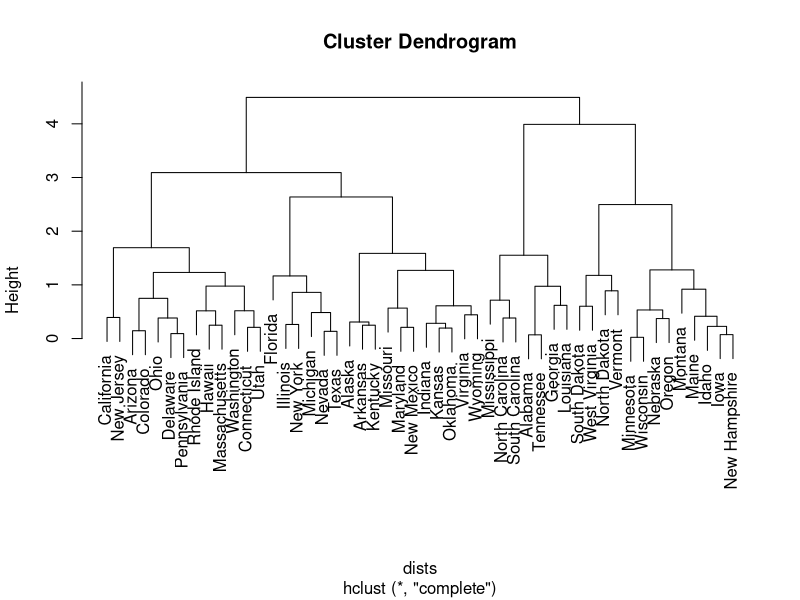
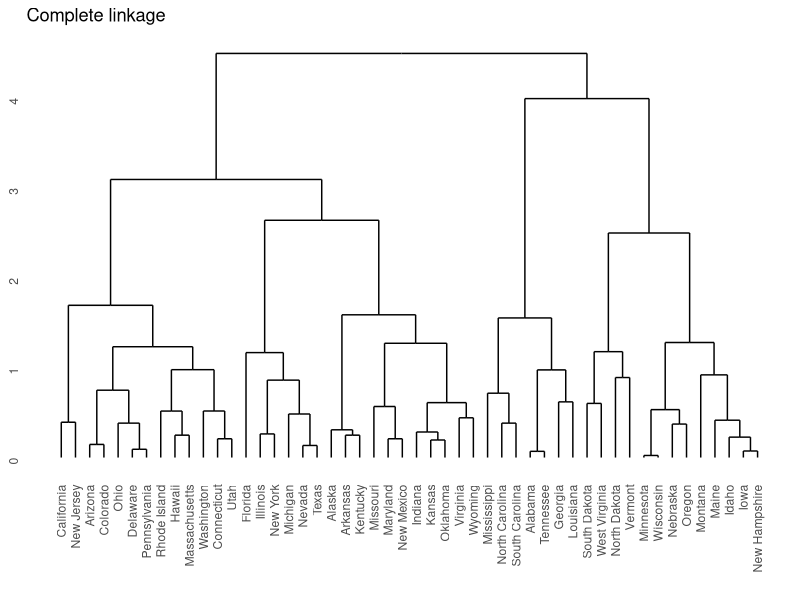

Recreate these plots in R, in order.
## ---- chunk 1
library(tidyverse)
## ---- chunk 2
data("USArrests")
usarrests <- USArrests %>%
  select(Murder, UrbanPop) %>%
  mutate_all(scale)

dists <- dist(usarrests)
hc_complete <- hclust(d = dists, method = "complete")
## ---- chunk 3
plot(hc_complete)
## ---- chunk 4
library(ggdendro)
ggdendrogram(hc_complete) +
  ggtitle("Complete linkage")
## ---- chunk 5
k <- 3
hclusts <- cutree(hc_complete, k = k)
hclusts
## ---- chunk 6
table(hclusts)
## ---- chunk 7
set.seed(1)
kmeans_out <- kmeans(usarrests, centers = k, nstart = 10)
kmeans_clusts <- kmeans_out$cluster
## ---- chunk 8
table(hclusts, kmeans_clusts)
